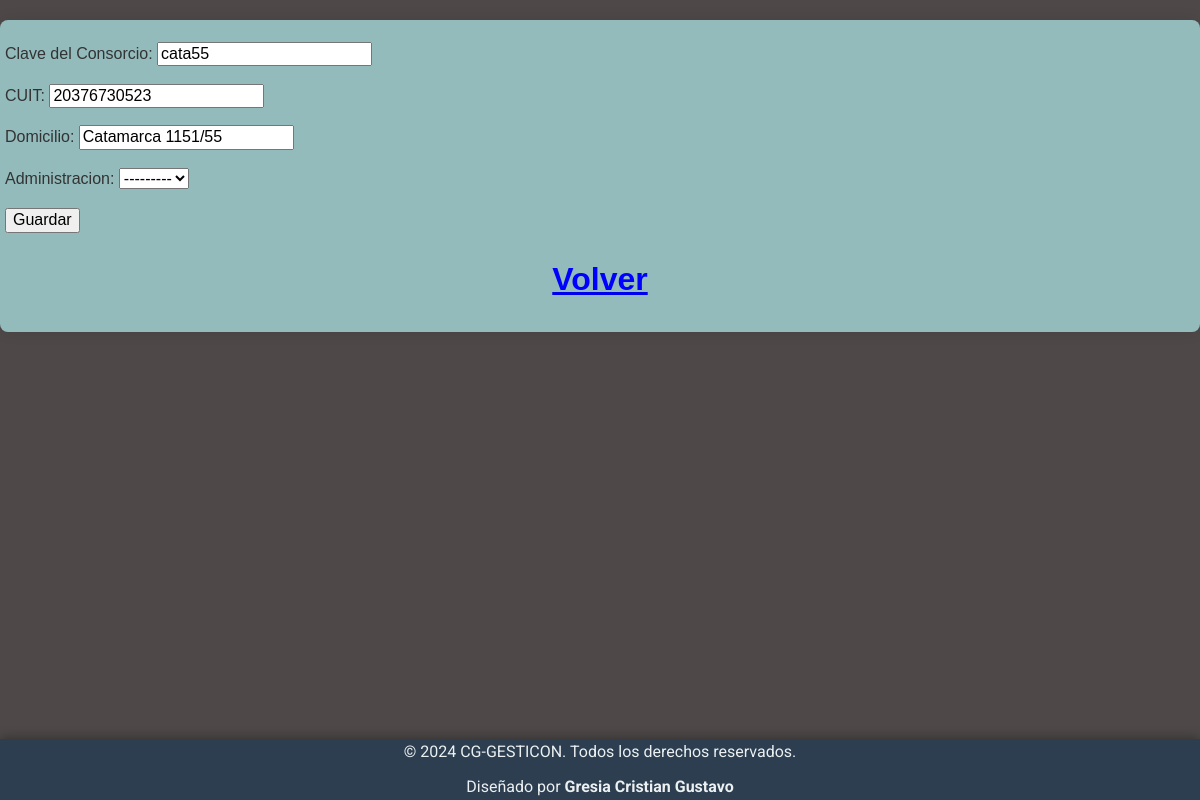
Screenshot of /consorcio/update/23/ with the database file from the repository.
### tienda/models.py (models this page shows, shortened)
class Consorcio(models.Model):
    clave_del_consorcio = models.CharField(max_length=255, verbose_name="Clave del Consorcio")
    cuit = models.CharField(max_length=11, verbose_name="CUIT", unique=True)
    domicilio = models.CharField(max_length=255, verbose_name="Domicilio")
    administracion = models.ForeignKey(
        Administracion,
        on_delete=models.CASCADE,
        related_name="consorcios"
    )

### tienda/views_models/consorcio.py (the view)
# urls.py: path("consorcio/update/<int:pk>/", consorcio.consorcio_update, name="consorcio_update"),
def consorcio_update(request: HttpRequest, pk:int)-> HttpResponse:
   query = Consorcio.objects.get(id=pk)
   if request.method =="GET":
        form = ConsorcioForm(instance =query)
   if request.method == "POST":
        form = ConsorcioForm(request.POST, instance=query)
        if form.is_valid():
            form.save()
            return redirect("tienda:consorcio_list")
   return render(request, "tienda/consorcio_form.html", {"form": form})

### tienda/forms.py
class ConsorcioForm(forms.ModelForm):
    class Meta:
        model = Consorcio
        fields = "__all__"

### tienda/templates/tienda/consorcio_form.html (shortened to what this page needs)
{% extends 'tienda/base.html' %}
{% block contenido %}
    <form method="post">
        {{form.as_p}}
        <button type="submit">Guardar</button>
        <a href = "{% url "tienda:consorcio_list" %}"><h1 style="color: blue; text-align: center;">Volver</h1></a>
    </form>
{% endblock contenido %}

### tienda/static/css/styles.css (style rules this page uses)
:root { --primary-color: #4a90e2; --secondary-color: #e8f4f8; --accent-color: #34c759; --text-color: #333; }
body { background-color: #4e4948; color: var(--text-color); font-family: 'Arial', sans-serif; line-height: 1.6; margin: 0; padding: 0; }
body { margin: 0; padding-bottom: 0px; }

### rows the page displays
Consorcio: clave_del_consorcio "cata55", cuit "20376730523", domicilio "Catamarca 1151/55", administracion "---------"
